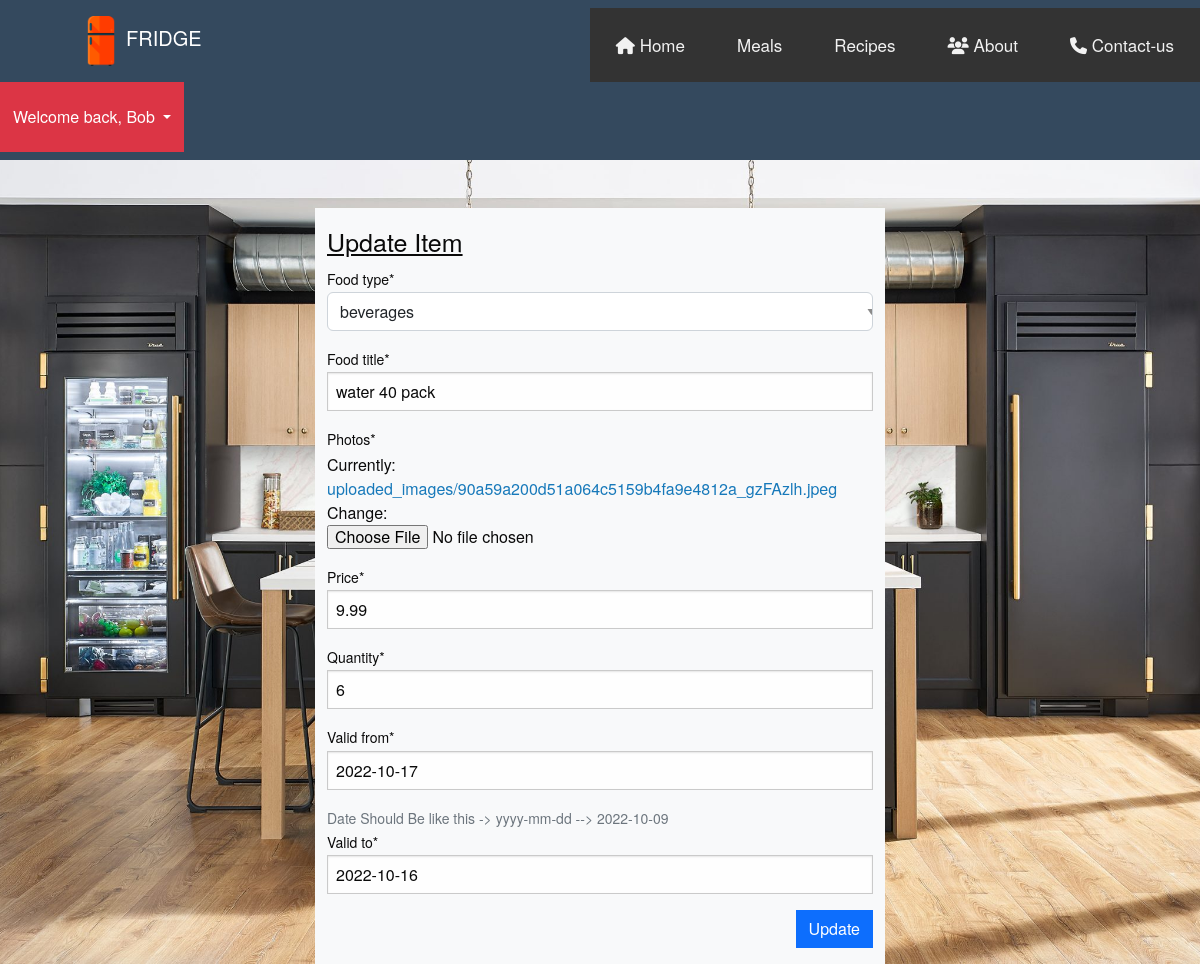
Screenshot of /edit/14 (signed in) with the database file from the repository.
### app1/models.py (models this page shows, shortened)
class Item(models.Model):
    STATUS_CHOICES1 = (
        ('dairy', 'dairy'),
        ('beverages', 'beverages'),
        ('frozen vegetables', 'frozen vegetables'),
        ('meat', 'meat'),
        ('fruits', 'fruits'),
    )
    author = models.ForeignKey(Profile, on_delete=models.CASCADE)
    food_type = models.CharField(max_length=100, choices=STATUS_CHOICES1)
    food_title = models.CharField(max_length=120)
    photos = models.ImageField(upload_to='uploaded_images/')
    price = models.FloatField(default=0)
    quantity = models.PositiveIntegerField(null=False, default=0)
    valid_from = models.DateField(auto_now=False, auto_now_add=False)
    valid_to = models.DateField(auto_now=False, auto_now_add=False)
    timestamp = models.DateTimeField(auto_now_add=True)
    class Meta:
        verbose_name_plural = "Items"

### app1/views.py (the view)
# urls.py: path('edit/<int:pk>', item_update, name='item_update'),
@login_required
def item_update(request, pk):
    data = get_object_or_404(Item, pk=pk, author=request.user.id)
    form = ItemForm(instance=data)
    if request.method == "POST":
        form = ItemForm(request.POST, request.FILES, instance=data)
        if form.is_valid():
            form.save()
            messages.success(request, "Successfully updated item ...!!!")
            return redirect('item_list')
    context = {
        "form": form
    }
    return render(request, 'update_item.html', context)

### app1/forms.py
class ItemForm(forms.ModelForm):
    class Meta:
        model = Item
        fields = ('food_type', 'food_title', 'photos', 'price', 'quantity', 'valid_from', 'valid_to')
    def __init__(self, *args, **kwargs):
        super(ItemForm, self).__init__(*args, **kwargs)
        self.fields['valid_from'].help_text = "Date Should Be like this -> yyyy-mm-dd --> 2022-10-09"

### templates/update_item.html (shortened to what this page needs)
{% extends 'base.html' %}
{% load crispy_forms_tags %}
{% block content %}
    <div class="container mt-5">
        <div class="row justify-content-center ">
            <div class="col-md-6 col-sm-4 bg-light">
                <h4 class="mt-3"><u>Update Item</u></h4>
                <form action="" method="post" enctype="multipart/form-data">
                    {{ form|crispy }}
                    <div class="modal-footer mt-2 mb-3 ">
                        <button type="submit" class="btn btn-primary ">Update</button>
                    </div>
                </form>
            </div>
        </div>
    </div>
{% endblock %}

### templates/navigation.html (shortened to what this page needs)
{% load static %}
<link rel="stylesheet" href="{% static 'css/style.css' %}">
<nav class="navbar navbar-dark" style="background-color: #34495E;">
    <a href="/" class="d-flex align-items-center mb-2 mb-lg-0 text-white text-decoration-none">
        <svg class="bi me-2" width="40" height="32" role="img" aria-label="Bootstrap">
            <use xlink:href="#bootstrap"></use>
        </svg>
    </a>
    <ul class="nav col-12 col-lg-auto me-lg-auto mb-2 justify-content-center mb-md-0">
        <a href="/" class="nav-link px-2 text-white">
            <h5><img src="{% static 'images/Fridge_logo.png' %}" alt="Fridge Logo" width="50" height="60">FRIDGE</h5>
        </a>
    </ul>
      {% if user.is_authenticated %}
      <div class="topnav">
        <a class="active" href="{% url 'item_list' %}"><i class="fa-solid fa-house"></i> Home</a>
        <a href="/meals/">Meals</a>
        <a href="/recipes">Recipes</a>
        <a href="#about"><i class="fa-solid fa-users"></i> About</a>
        <a href="#about"><i class="fa-solid fa-phone"></i> Contact-us</a>
      </div>
      <div class="btn-group">
        <button type="button" class="btn btn-danger dropdown-toggle" data-bs-toggle="dropdown"
                aria-expanded="false">
            Welcome back, {{ user.username|capfirst }}
        </button>
    </div>
    {% else %}
    <a href="{% url 'login' %}" class="btn btn-outline-secondary me-2">Login</a>
    <a href="{% url 'signup' %}" class="btn btn-warning ">Sign-up</a>
    {% endif %}
</nav>

### static/css/style.css (style rules this page uses)
body { background-image: url('../images/Kitchen6.jpg'); background-position: center; background-size: cover; background-color: white; background-repeat: no-repeat; }
.btn-group { padding-right: 90px; }
.topnav { background-color: #333; overflow: hidden; margin-left: 120px; }
.topnav a { float: left; color: #f2f2f2; text-align: center; padding: 24px 26px; text-decoration: none; font-size: 17px; }
.btn-group { height: 70px; }

### rows the page displays
Item: food_type "beverages", food_title "water 40 pack", price "9.99", quantity "6", valid_from "2022-10-17", valid_to "2022-10-16"

### other values shown
{{ user.username|capfirst }} "Bob"
